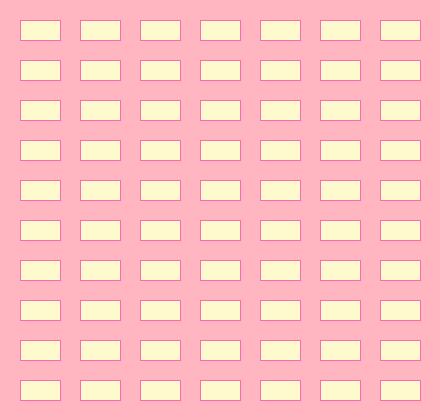
Frame 1 (no input)
Frame 60 (the mouse pressed at the canvas centre just before this capture): identical to frame 1, image omitted
Frame 120 (the mouse held since frame 60 and released just before this capture): identical to frame 1, image omitted

The Processing sketch that drew this single still picture (run headless with seeded random() and noise(); from frame 60 on, the mouse is pressed at the canvas centre):

// Processing sketch: ejercicio20
// ── ejercicio20.pde
PVector coordenadas;
int altoRec,anchoRec,distRec;

void setup(){
   size(440,420);
   distRec = 20;
   anchoRec= 40;
   altoRec= 20;
   coordenadas= new PVector(distRec,distRec);
}

void draw(){
  background(#FFB6C1);
  fill(#FFFACD);
  stroke(#FF69B4);
  dibujarRec();
}

void dibujarRec(){
  for(float x=coordenadas.x;x<width;x+=(anchoRec+distRec)){
    for(float y=coordenadas.y;y<height;y+=(altoRec+distRec)){
      rect(x,y,anchoRec,altoRec);
    }
  }
}
